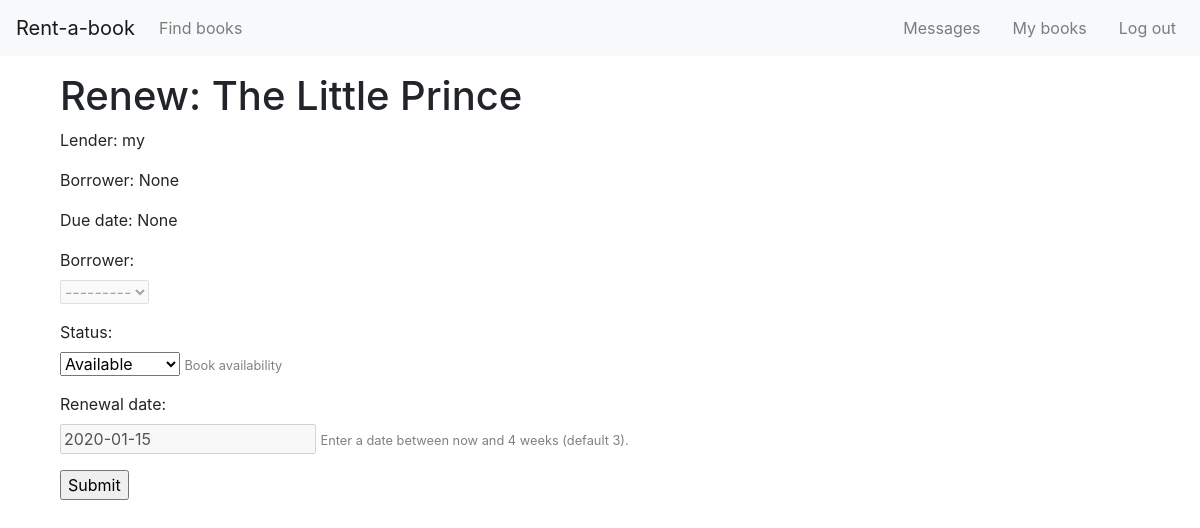
/book/21/edit/ (signed in), run on an earlier commit of the app's database.
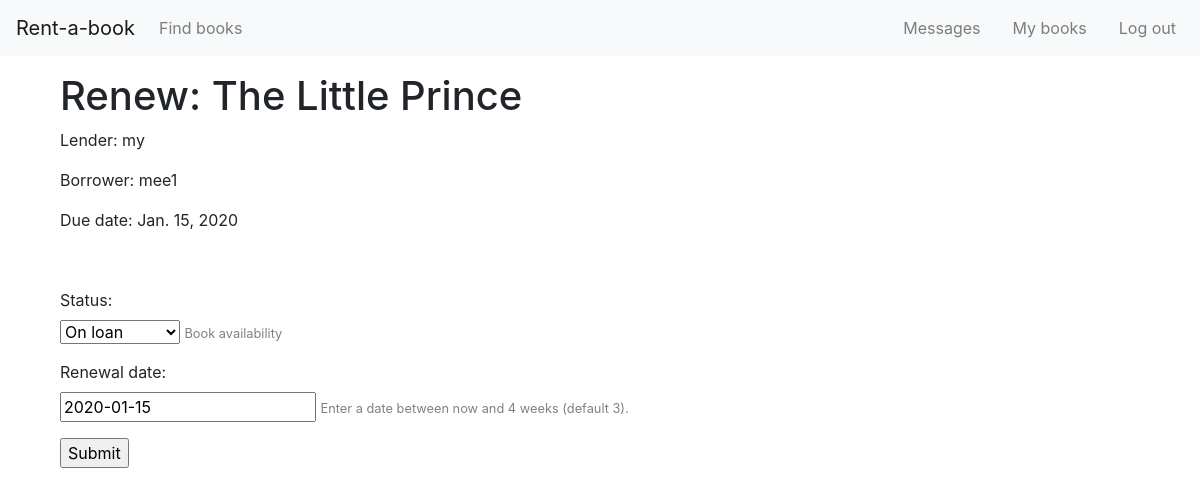
And on a later commit of the database.
### rentabook/models.py (models this page shows, shortened)
class BookInstance(models.Model):
    created_by = models.ForeignKey(User, on_delete=models.SET_NULL, null=True, related_name="owner")
    borrower = models.ForeignKey(User, on_delete=models.SET_NULL, null=True, blank=True, related_name="borrower")
    cover = models.ImageField(upload_to='images/', blank=False)
    def cover_tag(self):
        if self.cover:
            return mark_safe('<img src="%s" style="width: 45px; height: 60px;" />' % self.cover.url)
        else:
            return 'No Cover Found'
    cover_tag.short_description = 'Cover'
    title = models.CharField(max_length=255, blank=False, help_text='Enter book title')
    author = models.CharField(max_length=255, blank=False, help_text='Enter book author')
    genre = models.ManyToManyField(Genre, blank=False, help_text='Select a genre for this book')
    summary = models.TextField(
        blank=True,
        max_length=1000,
        help_text='Enter a brief description of the book')
    condition_choices = [
        ('1', 'Like New'),
        ('2', 'Good'),
        ('3', 'Fair'),
    ]
    condition = models.CharField(
        choices=condition_choices,
        max_length=1,
        blank=False,
        default='p')
    price_choices = [(i, i) for i in range (10, 60, 10)]
    price = models.IntegerField(choices=price_choices, default=10, blank=False)
    due_back = models.DateField(null=True, blank=True)
    LOAN_STATUS = (
        ('o', 'On loan'),
        ('a', 'Available'),
        ('m', 'Maintenance'),
    )
    status = models.CharField(
        max_length=1,
        choices=LOAN_STATUS,
        blank=True,
        default='a',
        help_text='Book availability',
    )
    class Meta:
        ordering = ['due_back', 'status']
    def display_genre(self):
        """Create a string for the Genre. This is required to display genre in Admin."""
        return ', '.join(genre.name for genre in self.genre.all()[:3])
    display_genre.short_description = 'Genre'
    @property
    def is_overdue(self):
        if self.due_back and date.today() > self.due_back:
            return True
        return False

### rentabook/views.py (the view)
# urls.py: path('book/<int:pk>/edit/', views.edit_book, name='edit-book'),
def edit_book(request, pk):
    book_instance = get_object_or_404(BookInstance, pk=pk)
    if request.method == 'POST':
        form = EditBookForm(request.user, request.POST)
        if form.is_valid():
            book_instance.status = form.cleaned_data['status']
            if form.cleaned_data['status'] != 'o':
                book_instance.due_back = None
                book_instance.borrower = None
            else:
                book_instance.due_back = form.cleaned_data['due_back']
                book_instance.borrower = form.cleaned_data['borrower']
            book_instance.save()
            return HttpResponseRedirect(reverse('my-books') )
    else:
        proposed_renewal_date = datetime.date.today() + datetime.timedelta(weeks=3)
        current_status = book_instance.status
        form = EditBookForm(request.user, initial={'due_back': proposed_renewal_date,'status': current_status})
    new_message = new_message_alert(request.user)
    context = {
        'new_message': new_message,
        'form': form,
        'book_instance': book_instance,
    }
    return render(request, 'rentabook/edit_book.html', context)

### rentabook/forms.py (shortened to what this page needs)
class EditBookForm(ModelForm):
    class Meta:
        model = BookInstance
        fields = ['borrower', 'status', 'due_back']
        labels = {'due_back': _('Renewal date')}
        help_texts = {'due_back': _('Enter a date between now and 4 weeks (default 3).')}
    def __init__(self, user, *args, **kwargs):
        super(EditBookForm, self).__init__(*args, **kwargs)
        self.fields['borrower'].queryset = User.objects.filter(username__in=get_messaged_users(user))

### rentabook/utils.py (called while the page is built)
def new_message_alert(request_user):
    convos = Dialog.objects.filter(Q(owner=request_user) | Q(opponent=request_user))
    if len(convos) > 0:
        for convo in convos:
            if convo.messages.all().count() > 0:
                if not convo.messages.last().read and convo.messages.last().sender != request_user:
                    return True
    return False

### rentabook/templates/rentabook/edit_book.html (shortened to what this page needs)
{% extends "base_generic.html" %}
{% block main %}
{% if user.get_username == book_instance.created_by|stringformat:"s" %}
    <h1>Renew: {{ book_instance.title }}</h1>
    <p>Lender: {{ book_instance.created_by }}</p>
    <p>Borrower: {{ book_instance.borrower }}</p>
    <p {% if book_instance.is_overdue %} class="text-danger" {% endif %}>Due date: {{ book_instance.due_back }}</p>
    <form action="" method="post">
        {% for field in form %}
        <p>
            {{ field.label_tag }}<br>
            {{ field }}
            {% if field.help_text %}
                <small style="color: grey">{{ field.help_text }}</small>
            {% endif %}
        </p>
    {% endfor %}
        <input type="submit" value="Submit">
    </form>
{% else %}
    <p>You do not have permissions to edit this book</p>
{% endif %}
{% endblock %}

What changed in the data, as far as the page shows it:
changed BookInstance "The Little Prince": borrower "None" → "mee1"; due_back "None" → "Jan. 15, 2020"
Also different on the page:
form field status: "Available" → "On loan"
list line gone: "Borrower: ---------"
